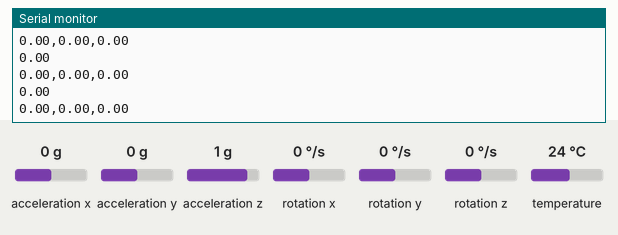
Recording of a sketch running on a simulated Arduino Uno, built with avr-gcc and run on an emulated ATmega328P. Shown: the last lines printed to the serial monitor. The test bench sets the inputs (shaded band); at power-on: acceleration x 0 g, acceleration z 1 g, rotation x 0 °/s, rotation y 0 °/s, rotation z 0 °/s, acceleration y 0 g, temperature 24 °C.

Above: at 1.2 s.
1.3 s: acceleration x set to -1.4 g
At 2.1 s:
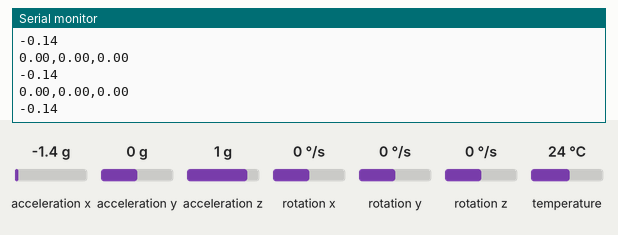
4.3 s: acceleration z set to -1.4 g
At 5.4 s:
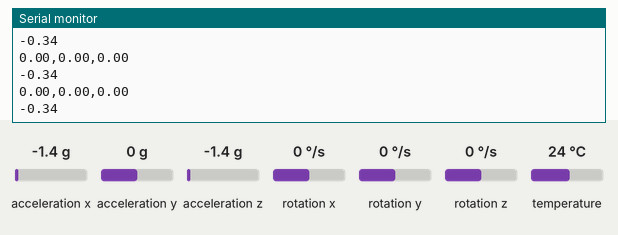
5.8 s: rotation x set to -192 °/s
At 6.9 s:
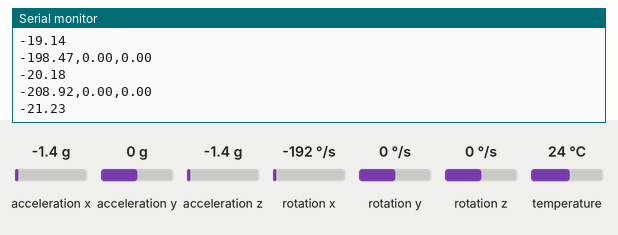
7.3 s: rotation y set to -192 °/s
At 7.9 s:
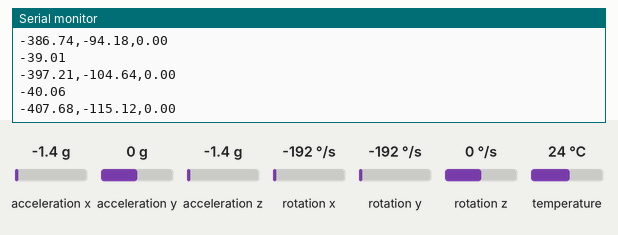
8.8 s: rotation z set to -192 °/s
At 9.7 s:
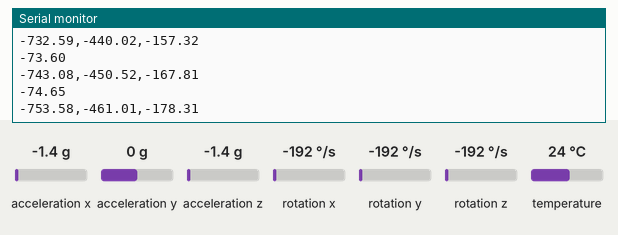
Timing chart, 0 to 11.3 s (numbered marks = the images above; inputs shaded):
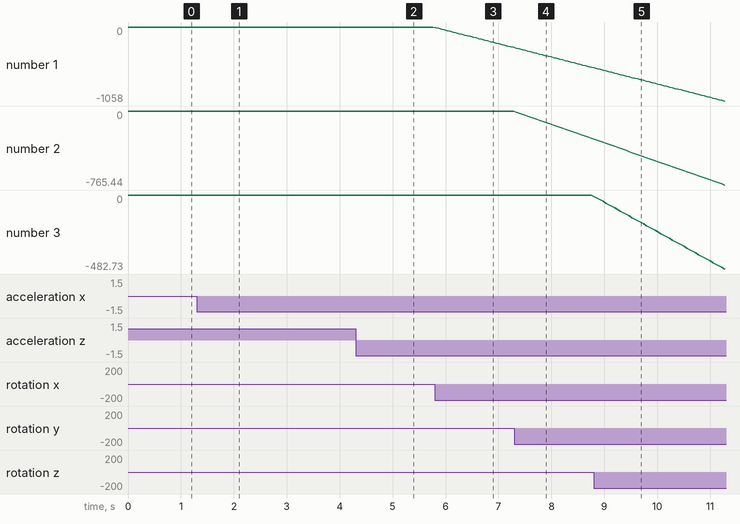

The sketch:

Angle_Measurement.ino
```cpp
#include <Adafruit_MPU6050.h>
#include <Adafruit_Sensor.h>
#include <Wire.h>

enum Axis
{
    X,
    Y,
    Z,
};

class MPU_Sensor
{
private:
    Adafruit_MPU6050 mpu;

    /* ############################# State Variables ############################ */
    long long lastTime = 0;
    long long deltaT = 0;

    /* ################################# Angles ################################# */
    float x_angle = 0;
    float y_angle = 0;
    float z_angle = 0;

    float gyro_x_angle = 0;
    float gyro_y_angle = 0;
    float gyro_z_angle = 0;

    float uncertainty = 0;

    // When you multiply this coefficient by the angular velocity reading,
    // you get angular velocity in degrees per second.
    const double ANGULAR_VELOCITY_COEFFICIENT = 57.2956455309;

public:
    MPU_Sensor()
        : mpu()
    {
    }

    void init()
    {
        // Try to initialize!
        if (!mpu.begin())
        {
            Serial.println("Failed to find MPU6050 chip");
            while (1)
            {
                Serial.println("Error");
                delay(10);
            }
        }

        // The maximum acceleration will never exceed 2G.
        mpu.setAccelerometerRange(MPU6050_RANGE_2_G);

        // The rotation is in the range of 500 degrees.
        mpu.setGyroRange(MPU6050_RANGE_500_DEG);

        // No idea ⚆_⚆
        mpu.setFilterBandwidth(MPU6050_BAND_21_HZ);
    }

    // Updates readings and changes the values of the private members.
    void updateReadingsKalman()
    {
        // Get new sensor readings.
        sensors_event_t a, g, temp;
        mpu.getEvent(&a, &g, &temp);

        // Accelerometer readings...
        float theta = atan2(a.acceleration.x / 9.8f, a.acceleration.z / 9.8f) / 2 / 3.141592654;
        float phi = atan2(a.acceleration.y / 9.8f, a.acceleration.z / 9.8f) / 2 / 3.141592654;

        // Logging...
        Serial.print(theta);
        Serial.print(",");
        Serial.print(phi);
        Serial.println();

        // Update time...
        deltaT = (micros() - this->lastTime);
        lastTime = micros();

        // Gyroscope readings...
        // Get angles by multiplying angular velocity by deltaT.
        gyro_x_angle += (g.gyro.x * deltaT * ANGULAR_VELOCITY_COEFFICIENT) / 1000000.f;
        gyro_y_angle += (g.gyro.y * deltaT * ANGULAR_VELOCITY_COEFFICIENT) / 1000000.f;
        gyro_z_angle += (g.gyro.z * deltaT * ANGULAR_VELOCITY_COEFFICIENT) / 1000000.f;

        /* ########################## Complementary Filter ########################## */
        // Final Angle..
        x_angle = 0.9 * theta + 0.1 * gyro_x_angle;
        y_angle = 0.9 * phi + 0.1 * gyro_y_angle;

        // // Cap angles at 360 degrees...
        // x_angle > 360 ? x_angle -= 360 : (x_angle < -360 ? x_angle += 360 : x_angle);
        // y_angle > 360 ? y_angle -= 360 : (y_angle < -360 ? y_angle += 360 : y_angle);
        // z_angle > 360 ? z_angle -= 360 : (z_angle < -360 ? z_angle += 360 : z_angle);
    }

    // Updates readings and changes the values of the private members.
    void updateReadings()
    {
        // Get new sensor readings.
        sensors_event_t a, g, temp;
        mpu.getEvent(&a, &g, &temp);

        // Accelerometer readings...
        float theta = atan2(a.acceleration.x / 9.8f, a.acceleration.z / 9.8f) / 2 / 3.141592654;
        float phi = atan2(a.acceleration.y / 9.8f, a.acceleration.z / 9.8f) / 2 / 3.141592654;

        // Logging...
        // Serial.print(theta);
        // Serial.print(",");
        // Serial.print(phi);
        // Serial.println();

        // Update time...
        deltaT = (micros() - this->lastTime);
        lastTime = micros();

        // Gyroscope readings...
        // Get angles by multiplying angular velocity by deltaT.
        gyro_x_angle += (g.gyro.x * deltaT * ANGULAR_VELOCITY_COEFFICIENT) / 1000000.f;
        gyro_y_angle += (g.gyro.y * deltaT * ANGULAR_VELOCITY_COEFFICIENT) / 1000000.f;
        float delta = (g.gyro.z * deltaT * ANGULAR_VELOCITY_COEFFICIENT) / 1000000.f;
        if (fabs(delta) > 0.5f)
            gyro_z_angle += delta;

        /* ########################## Complementary Filter ########################## */
        // Final Angle..
        x_angle = 0.9 * theta + 0.1 * gyro_x_angle;
        y_angle = 0.9 * phi + 0.1 * gyro_y_angle;

        Serial.print(gyro_x_angle);
        Serial.print(",");
        Serial.print(gyro_y_angle);
        Serial.print(",");
        Serial.print(gyro_z_angle);
        Serial.println();

        // // Cap angles at 360 degrees...
        // x_angle > 360 ? x_angle -= 360 : (x_angle < -360 ? x_angle += 360 : x_angle);
        // y_angle > 360 ? y_angle -= 360 : (y_angle < -360 ? y_angle += 360 : y_angle);
        // z_angle > 360 ? z_angle -= 360 : (z_angle < -360 ? z_angle += 360 : z_angle);
    }

    // Gets the angle of rotation on a certain axis.
    float getAngle(Axis axis)
    {
        switch (axis)
        {
        case Axis::X:
            return this->x_angle;
        case Axis::Y:
            return this->y_angle;
        case Axis::Z:
            return this->z_angle;
        }
    }
};

/* ################################### Mpu ################################## */
MPU_Sensor mpu;

void setup()
{
    Serial.begin(9600);
    mpu.init();
}

void loop()
{
    mpu.updateReadings();
    Serial.println(mpu.getAngle(Axis::X));
    delay(50);
}
```

Measured:
- after the input at 1.3 s, the serial monitor: prints a new line at once (image 1)
- after the input at 4.3 s, the serial monitor: prints a new line after 0.07 s (image 2)
- after the input at 5.8 s, the serial monitor: prints a new line at once (image 3)
- plotted number 1: 0 → -292.56 after the input at 5.8 s
